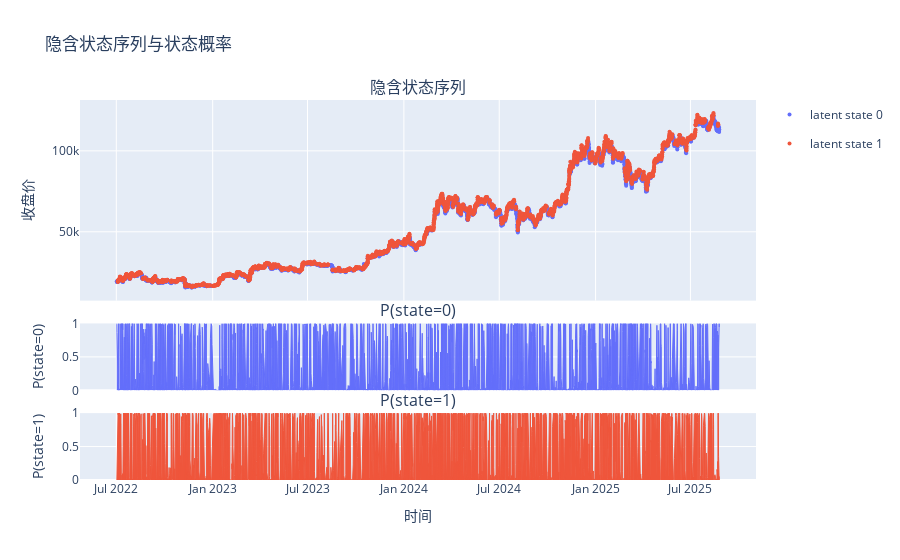

Write notebook code for a chart like this one.
### Code cell
labeler_L5 = GMMLabeler(merged_bar, 5)
labeler_L5.plot_label_on_candles()

### Figure 1 — Plotly figure (JSON) as saved in the notebook; plotly's stock layout.template omitted (floating-point values rounded to 4 significant figures; data arrays with more than 128 entries replaced by an {"elided": "..."} marker saying what was removed)
{"data": [{"legendgroup": "state_0", "marker": {"color": "#636EFA", "size": 4}, "mode": "markers", "name": "latent state 0", "showlegend": true, "x": {"elided": "2581 str values"}, "y": {"elided": "2581 float values"}, "type": "scatter", "xaxis": "x", "yaxis": "y"}, {"legendgroup": "state_1", "marker": {"color": "#EF553B", "size": 4}, "mode": "markers", "name": "latent state 1", "showlegend": true, "x": {"elided": "3203 str values"}, "y": {"elided": "3203 float values"}, "type": "scatter", "xaxis": "x", "yaxis": "y"}, {"fill": "tozeroy", "fillcolor": "#636EFA", "legendgroup": "state_0", "line": {"color": "#636EFA", "width": 1}, "mode": "lines", "name": "P(state=0)", "opacity": 0.7, "showlegend": false, "x": {"elided": "5784 str values"}, "y": {"elided": "5784 float values"}, "type": "scatter", "xaxis": "x2", "yaxis": "y2"}, {"fill": "tozeroy", "fillcolor": "#EF553B", "legendgroup": "state_1", "line": {"color": "#EF553B", "width": 1}, "mode": "lines", "name": "P(state=1)", "opacity": 0.7, "showlegend": false, "x": {"elided": "5784 str values"}, "y": {"elided": "5784 float values"}, "type": "scatter", "xaxis": "x3", "yaxis": "y3"}], "layout": {"xaxis": {"anchor": "y", "domain": [0.0, 1.0], "matches": "x3", "showticklabels": false}, "yaxis": {"anchor": "x", "domain": [0.472, 1.0], "title": {"text": "收盘价"}}, "xaxis2": {"anchor": "y2", "domain": [0.0, 1.0], "matches": "x3", "showticklabels": false}, "yaxis2": {"anchor": "x2", "domain": [0.236, 0.412], "title": {"text": "P(state=0)"}, "range": [0, 1]}, "xaxis3": {"anchor": "y3", "domain": [0.0, 1.0], "title": {"text": "时间"}}, "yaxis3": {"anchor": "x3", "domain": [0.0, 0.176], "title": {"text": "P(state=1)"}, "range": [0, 1]}, "annotations": [{"font": {"size": 16}, "showarrow": false, "text": "隐含状态序列", "x": 0.5, "xanchor": "center", "xref": "paper", "y": 1.0, "yanchor": "bottom", "yref": "paper"}, {"font": {"size": 16}, "showarrow": false, "text": "P(state=0)", "x": 0.5, "xanchor": "center", "xref": "paper", "y": 0.412, "yanchor": "bottom", "yref": "paper"}, {"font": {"size": 16}, "showarrow": false, "text": "P(state=1)", "x": 0.5, "xanchor": "center", "xref": "paper", "y": 0.176, "yanchor": "bottom", "yref": "paper"}], "title": {"text": "隐含状态序列与状态概率"}, "showlegend": true, "hovermode": "x unified"}}
